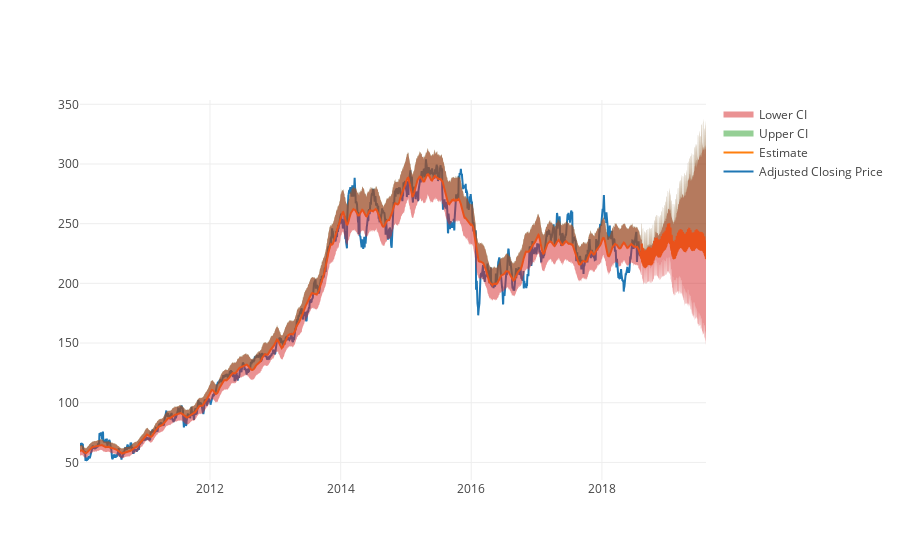

Notebook code cell kept with this figure:
### Code cell
Adidas['y'] = np.expm1(Adidas['y'])
iplot([
    go.Scatter(x=Adidas['ds'], y=Adidas['y'], name='Adjusted Closing Price'),
    go.Scatter(x=forecast2['ds'], y=forecast2['yhat'], name='Estimate'),
    go.Scatter(x=forecast2['ds'], y=forecast2['yhat_upper'], fill='tonexty', mode='none', name='Upper CI'),
    go.Scatter(x=forecast2['ds'], y=forecast2['yhat_lower'], fill='tonexty', mode='none', name='Lower CI')
    #go.Scatter(x=forecast['ds'], y=forecast['trend'], name='Trend')
])

### Figure 1 — Plotly figure (JSON) as saved in the notebook; plotly's stock layout.template omitted (floating-point values rounded to 4 significant figures; data arrays with more than 128 entries replaced by an {"elided": "..."} marker saying what was removed)
{"data": [{"name": "Adjusted Closing Price", "type": "scatter", "x": {"elided": "2163 str values"}, "y": {"elided": "2163 float values"}}, {"name": "Estimate", "type": "scatter", "x": {"elided": "2528 str values"}, "y": {"elided": "2528 float values"}}, {"fill": "tonexty", "mode": "none", "name": "Upper CI", "type": "scatter", "x": {"elided": "2528 str values"}, "y": {"elided": "2528 float values"}}, {"fill": "tonexty", "mode": "none", "name": "Lower CI", "type": "scatter", "x": {"elided": "2528 str values"}, "y": {"elided": "2528 float values"}}], "layout": {}}
